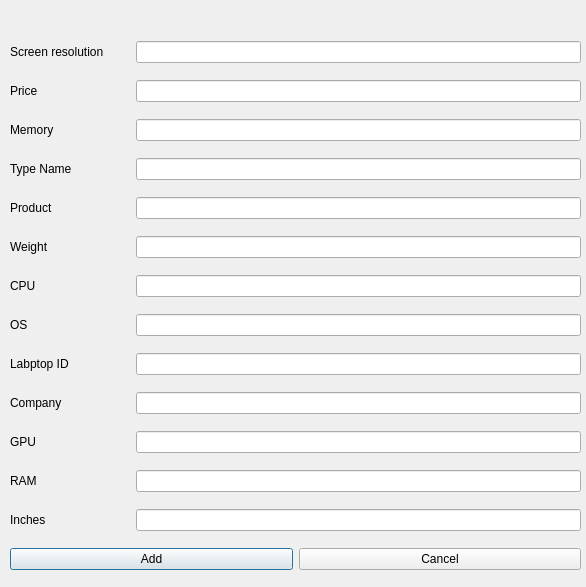
<?xml version="1.0" encoding="UTF-8"?>
<ui version="4.0">
 <class>DialogAdding</class>
 <widget class="QDialog" name="DialogAdding">
  <property name="geometry">
   <rect>
    <x>0</x>
    <y>0</y>
    <width>586</width>
    <height>587</height>
   </rect>
  </property>
  <property name="windowTitle">
   <string>Dialog</string>
  </property>
  <widget class="QWidget" name="verticalLayoutWidget">
   <property name="geometry">
    <rect>
     <x>10</x>
     <y>30</y>
     <width>571</width>
     <height>551</height>
    </rect>
   </property>
   <layout class="QVBoxLayout" name="verticalLayout">
    <item>
     <layout class="QHBoxLayout" name="horizontalLayout_7">
      <item>
       <widget class="QLabel" name="lblScreenResolution">
        <property name="minimumSize">
         <size>
          <width>120</width>
          <height>0</height>
         </size>
        </property>
        <property name="text">
         <string>Screen resolution</string>
        </property>
       </widget>
      </item>
      <item>
       <widget class="QLineEdit" name="txbSCreenResolution"/>
      </item>
     </layout>
    </item>
    <item>
     <layout class="QHBoxLayout" name="horizontalLayout_14">
      <item>
       <widget class="QLabel" name="lblPriceEuros">
        <property name="minimumSize">
         <size>
          <width>120</width>
          <height>0</height>
         </size>
        </property>
        <property name="text">
         <string>Price</string>
        </property>
       </widget>
      </item>
      <item>
       <widget class="QLineEdit" name="txbPriceEuros"/>
      </item>
     </layout>
    </item>
    <item>
     <layout class="QHBoxLayout" name="horizontalLayout_10">
      <item>
       <widget class="QLabel" name="lblMemory">
        <property name="minimumSize">
         <size>
          <width>120</width>
          <height>0</height>
         </size>
        </property>
        <property name="text">
         <string>Memory</string>
        </property>
       </widget>
      </item>
      <item>
       <widget class="QLineEdit" name="txbMemory"/>
      </item>
     </layout>
    </item>
    <item>
     <layout class="QHBoxLayout" name="horizontalLayout_5">
      <item>
       <widget class="QLabel" name="lblTypeName">
        <property name="minimumSize">
         <size>
          <width>120</width>
          <height>0</height>
         </size>
        </property>
        <property name="text">
         <string>Type Name</string>
        </property>
       </widget>
      </item>
      <item>
       <widget class="QLineEdit" name="txbTypeName"/>
      </item>
     </layout>
    </item>
    <item>
     <layout class="QHBoxLayout" name="horizontalLayout_3">
      <item>
       <widget class="QLabel" name="lblProduct">
        <property name="minimumSize">
         <size>
          <width>120</width>
          <height>0</height>
         </size>
        </property>
        <property name="text">
         <string>Product</string>
        </property>
       </widget>
      </item>
      <item>
       <widget class="QLineEdit" name="txbProduct"/>
      </item>
     </layout>
    </item>
    <item>
     <layout class="QHBoxLayout" name="horizontalLayout_13">
      <item>
       <widget class="QLabel" name="lblWieght">
        <property name="minimumSize">
         <size>
          <width>120</width>
          <height>0</height>
         </size>
        </property>
        <property name="text">
         <string>Weight</string>
        </property>
       </widget>
      </item>
      <item>
       <widget class="QLineEdit" name="txbWeight"/>
      </item>
     </layout>
    </item>
    <item>
     <layout class="QHBoxLayout" name="horizontalLayout_8">
      <item>
       <widget class="QLabel" name="lblCPU">
        <property name="minimumSize">
         <size>
          <width>120</width>
          <height>0</height>
         </size>
        </property>
        <property name="text">
         <string>CPU</string>
        </property>
       </widget>
      </item>
      <item>
       <widget class="QLineEdit" name="txbCPU"/>
      </item>
     </layout>
    </item>
    <item>
     <layout class="QHBoxLayout" name="horizontalLayout_11">
      <item>
       <widget class="QLabel" name="lblOpSys">
        <property name="minimumSize">
         <size>
          <width>120</width>
          <height>0</height>
         </size>
        </property>
        <property name="text">
         <string>OS</string>
        </property>
       </widget>
      </item>
      <item>
       <widget class="QLineEdit" name="txbOpSys"/>
      </item>
     </layout>
    </item>
    <item>
     <layout class="QHBoxLayout" name="horizontalLayout">
      <item>
       <widget class="QLabel" name="lblLaptopId">
        <property name="minimumSize">
         <size>
          <width>120</width>
          <height>0</height>
         </size>
        </property>
        <property name="text">
         <string>Labptop ID</string>
        </property>
       </widget>
      </item>
      <item>
       <widget class="QLineEdit" name="txbLaptopId"/>
      </item>
     </layout>
    </item>
    <item>
     <layout class="QHBoxLayout" name="horizontalLayout_2">
      <item>
       <widget class="QLabel" name="lblCompany">
        <property name="minimumSize">
         <size>
          <width>120</width>
          <height>0</height>
         </size>
        </property>
        <property name="text">
         <string>Company</string>
        </property>
       </widget>
      </item>
      <item>
       <widget class="QLineEdit" name="txbCompany"/>
      </item>
     </layout>
    </item>
    <item>
     <layout class="QHBoxLayout" name="horizontalLayout_12">
      <item>
       <widget class="QLabel" name="lblGPU">
        <property name="minimumSize">
         <size>
          <width>120</width>
          <height>0</height>
         </size>
        </property>
        <property name="text">
         <string>GPU</string>
        </property>
       </widget>
      </item>
      <item>
       <widget class="QLineEdit" name="txbPGU"/>
      </item>
     </layout>
    </item>
    <item>
     <layout class="QHBoxLayout" name="horizontalLayout_9">
      <item>
       <widget class="QLabel" name="lblRAM">
        <property name="minimumSize">
         <size>
          <width>120</width>
          <height>0</height>
         </size>
        </property>
        <property name="text">
         <string>RAM</string>
        </property>
       </widget>
      </item>
      <item>
       <widget class="QLineEdit" name="txbRAM"/>
      </item>
     </layout>
    </item>
    <item>
     <layout class="QHBoxLayout" name="horizontalLayout_6">
      <item>
       <widget class="QLabel" name="lblInches">
        <property name="minimumSize">
         <size>
          <width>120</width>
          <height>0</height>
         </size>
        </property>
        <property name="text">
         <string>Inches</string>
        </property>
       </widget>
      </item>
      <item>
       <widget class="QLineEdit" name="txbInches"/>
      </item>
     </layout>
    </item>
    <item>
     <layout class="QHBoxLayout" name="horizontalLayout_4">
      <item>
       <widget class="QPushButton" name="btnAdd">
        <property name="text">
         <string>Add</string>
        </property>
       </widget>
      </item>
      <item>
       <widget class="QPushButton" name="btnCancel">
        <property name="text">
         <string>Cancel</string>
        </property>
       </widget>
      </item>
     </layout>
    </item>
   </layout>
  </widget>
 </widget>
 <resources/>
 <connections/>
</ui>
